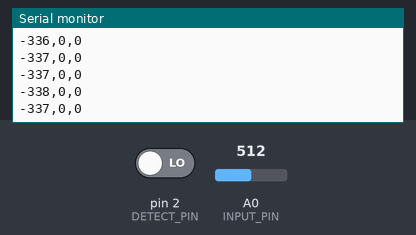
Recording of a sketch running on a simulated Arduino Uno, built with avr-gcc and run on an emulated ATmega328P. Parts: the last lines printed to the serial monitor. Inputs (shaded band) come from the test bench; at power-on: A0 (INPUT_PIN) = 512, pin 2 (DETECT_PIN) LOW.

Above: at 1.2 s.
1.3 s: A0 (INPUT_PIN) set to 716
At 1.38 s:
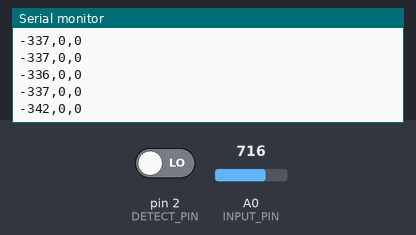
2.8 s: pin 2 (DETECT_PIN) driven HIGH
At 2.88 s:
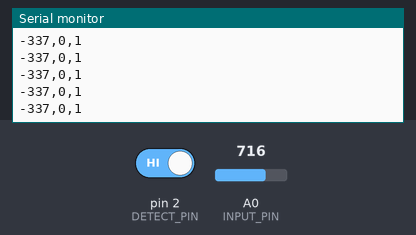
4.3 s: A0 (INPUT_PIN) set to 900
At 4.38 s:
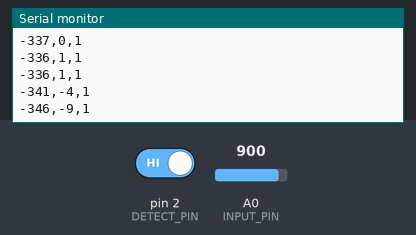
Timing chart, 0 to 7.3 s (numbered marks = the images above; inputs shaded):
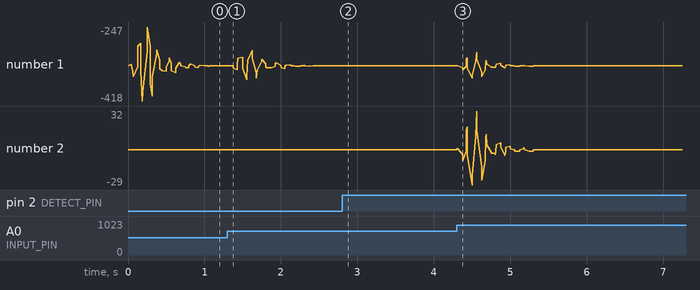

Measured:
- after the input at 2.8 s, the serial monitor: prints a new line at once (image 2)
- after the input at 4.3 s, the serial monitor: prints a new line at once (image 3)

The sketch:

EMG.ino
```cpp
#define SAMPLE_RATE 500        // 采样率
#define BAUD_RATE 115200       // 串口波特率
#define INPUT_PIN A0           // 信号输入
#define DETECT_PIN 2           // 检测输入
#define Vref (1.65 / 5 * 1024) // 抬升电压

// 窗口
#define BUFFER_SIZE 128           // 窗口大小
int circular_buffer[BUFFER_SIZE]; // 环形数组
int data_index, sum;              // 数据索引

void setup() {
  Serial.begin(BAUD_RATE);
  pinMode(DETECT_PIN, INPUT); // 设置DETECT_PIN为输入模式
}

void loop() {
  // 计算经过的时间
  static unsigned long past = 0;
  unsigned long present = micros();
  unsigned long interval = present - past;
  past = present;

  static long timer = 0;
  timer -= interval;

  static bool ledoffFlag = 1;


  if (timer < 0) {
    timer += 1000000 / SAMPLE_RATE;
    int sensor_value = analogRead(INPUT_PIN);
    int detect_value = digitalRead(DETECT_PIN); // 读取DETECT_PIN的数字信号
    int signal = Filter(sensor_value);
    int emgRaw = signal - Vref;

    if (detect_value == HIGH) {
      Serial.println(String(emgRaw) + "," + String(signal) + ",1");

    } else {
      Serial.println(String(emgRaw) + ",0,0");
    }
  }
}

/****************************滤波************************************/

// >>> Butterworth IIR Digital Filter: bandpass
// 	Sampling Rate:500.0 Hz ,Frequency:[70.0, 110.0] Hz
// 	Order: 4.0 ,implemented as second-order sections (biquads)
float Filter(float input) {
  float output = input;
  {
    static float z1, z2; // filter section state
    float x = output - (-0.55195385 * z1) - (0.60461714 * z2);
    output = 0.00223489 * x + (0.00446978 * z1) + (0.00223489 * z2);
    z2 = z1;
    z1 = x;
  }

  {
    static float z1, z2; // filter section state
    float x = output - (-0.86036562 * z1) - (0.63511954 * z2);
    output = 1.00000000 * x + (2.00000000 * z1) + (1.00000000 * z2);
    z2 = z1;
    z1 = x;
  }

  {
    static float z1, z2; // filter section state
    float x = output - (-0.37367240 * z1) - (0.81248708 * z2);
    output = 1.00000000 * x + (-2.00000000 * z1) + (1.00000000 * z2);
    z2 = z1;
    z1 = x;
  }

  {
    static float z1, z2; // filter section state
    float x = output - (-1.15601175 * z1) - (0.84761589 * z2);
    output = 1.00000000 * x + (-2.00000000 * z1) + (1.00000000 * z2);
    z2 = z1;
    z1 = x;
  }

  return output;
}
```
